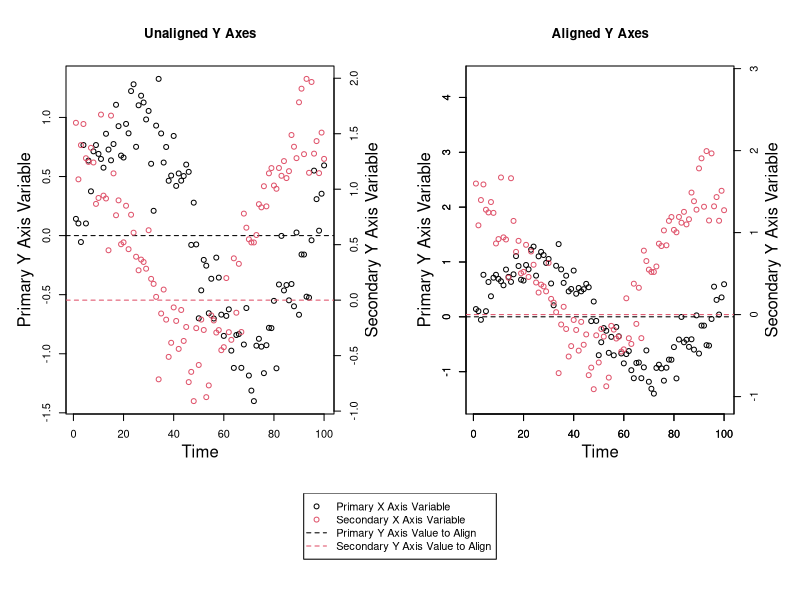
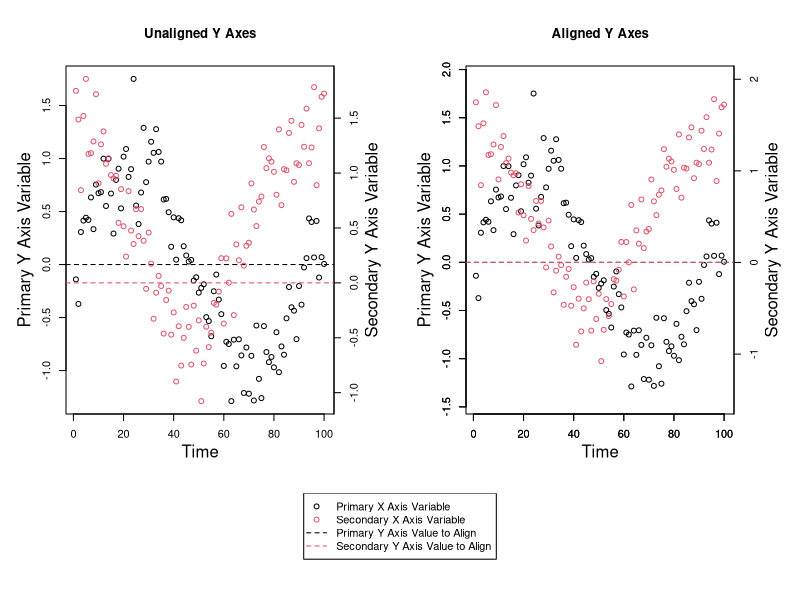
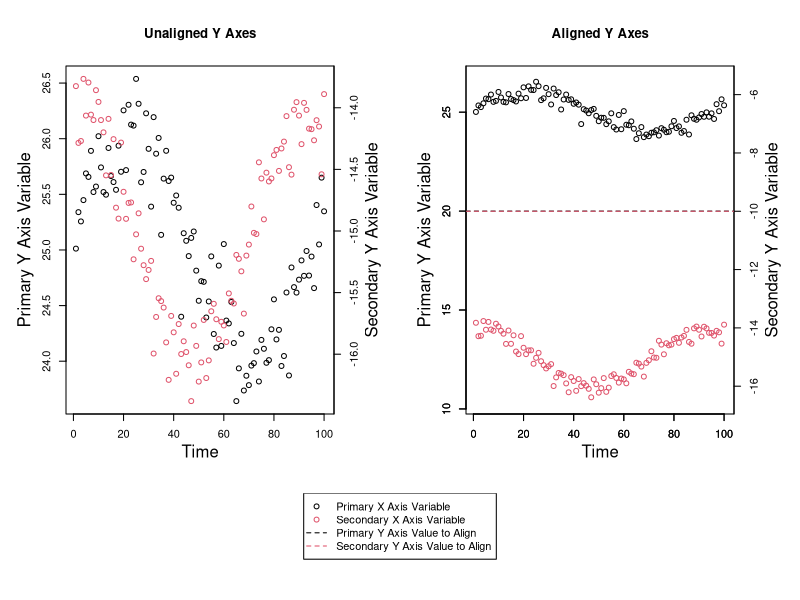

R code for these plots, in order:

# A Function for Aligning Values on Primary and Secondary
# Y Axes on Plots in R

# By David Moore


# You might want to align a value (such as 0) on both the
# primary and secondary y axes. Aligning values can't
# typically be done by default. You could manually
# define axis limits for both axes to align a value, but
# if you manually choose values for these limits, you
# might end up with more space on the top or the bottom
# of the graph than is desireable, or you may not be able
# to line up the values across both axes perfectly.

# Here is a function for determining how to optimally
# align a value on both the primary and the secondary y
# axes such that there isn't unnecessary additional space
# on the top or the bottom of any graph and such that the
# two values will perfectly align across both y axes. This
# function returns the new axis limits for both the
# primary and the secondary y axes that make the two values
# you wish to align across both y axes line up perfectly.

# More often than not, you'll probably want to line up the
# value of 0 across both y axes, and you may want to
# preserve the primary y axis scale and rescale the
# secondary y axis. This function is flexible and allows
# you to align the axes at any value (you can even choose
# different values for both axes) and it allows you to
# select which axis scale you wish to preserve (you could
# also choose to preserve neither the primary or the
# secondary y axis scales and have the algorithm choose the
# optimal solution).

# To align both axes at particular values, a ratio must be
# calculated for each axis. This ratio is the ratio of the
# distance of the value to align to the minimum value of a
# particular variable to the distance of the maximum value
# to the minimum value of this same variable. This ratio is
# calculated for both axes. Ratios can be greater than 1 or
# less than 0 if the value you wish to align is not within
# the range of that variable.

# This function takes 6 arguments. The first two are
# required, and either
# 'Ratio_of_Value_to_Align_to_Y_Axis_Range' or
# 'Axis_Scale_to_Preserve' must be provided as well.

# 'Primary_Y_Axis_Variable' is a numeric vector - it's the
# variable you wish to appear on the primary y axis.

# 'Secondary_Y_Axis_Variable' is a numeric vector - it's
# the variable you wish to appear on the secondary y axis.

# 'Data_Frame' is an optional argument you can provide if
# both the 'Primary_Y_Axis_Variable' and
# 'Secondary_Y_Axis_Variable' arguments come from the
# same data frame and you only want to type the data
# frame name once.

# 'Primary_Y_Axis_Value_to_Align = 0' is the value you
# wish to align on the primary y axis. The default value
# for this argument is 0.

# 'Secondary_Y_Axis_Value_to_Align = 0' is the value you
# wish to align on the secondary y axis. The default value
# for this argument is 0.

# 'Ratio_of_Value_to_Align_to_Y_Axis_Range' sets where on
# the y axis the value to align is. For example, the
# values to align may both be 0, and if the
# 'Ratio_of_Value_to_Align_to_Y_Axis_Range' is 0.5, the
# value to align (0) will be exactly halfway up the y axis.
# If the 'Ratio_of_Value_to_Align_to_Y_Axis_Range' is 0.25,
# the values to align will both be a quarter of the way up
# both y axes from the bottom of the plot. If this argument
# is a number between 0 and 1, the value to align will be
# visible in the plotting region; if this argument is
# greater than 1 or less than 0, the value to align will
# not appear in the plotting region, but it will still be
# aligned on both y axes. This argument is required only if
# the 'Axis_Scale_to_Preserve' argument is not provided.

# 'Axis_Scale_to_Preserve = "Neither"' tells the function
# if the scale of one of the y axes should be preserved
# and not rescaled at all. The three possibilities for this
# argument are 'Primary', 'Secondary', and 'Neither', with
# the latter being the default. This argument could be used
# if one of the y axes is much more important than the
# other. For example, if you wish to plot the primary y
# axis variable such that it takes up the entire plotting
# region and is not rescaled by this function, you would
# set this argument to 'Primary', and all of the rescaling
# would occur on the secondary y axis. If the
# 'Ratio_of_Value_to_Align_to_Y_Axis_Range' argument is
# not specified, this argument is required. It should be
# noted that there are cases where it would be impossible
# to preserve one of the y axis scales - for example, if
# one y axis variable had a maximum value of 10 and a value
# to align of 15, and the other y axis variable had a
# minimum value of 20 and a value to align of 15, there
# be no possible way to plot all of the points while
# aligning both y axes at the value 15.

# 'Axis_Buffer = 10' is the minimum total percent of blank
# space you wish to leave around the top and the bottom of
# the graph (half of this space will appear on the top and
# half will appear on the bottom). Ten percent is the
# default. It is the minimum total percent of blank space
# around the top and the bottom because if rescaling is
# necessary to align the values across both y axes, it
# follows that more than 10 % of blank space will
# necessarily exist on at least one end of one of the y
# axes. To minimize blank space, you could preserve the
# scale of one of the y axes by setting the
# 'Axis_Scale_to_Preserve' argument to either 'Primary'
# or 'Secondary'.

Axis_Limits_for_Primary_and_Secondary_Y_Axes_Aligned_by_a_Value_Function <- function (Primary_Y_Axis_Variable, Secondary_Y_Axis_Variable, Data_Frame, Primary_Y_Axis_Value_to_Align = 0, Secondary_Y_Axis_Value_to_Align = 0, Ratio_of_Value_to_Align_to_Y_Axis_Range = NULL, Axis_Scale_to_Preserve = "Neither", Axis_Buffer = 10) {
  if (!missing(Data_Frame)) {
    Primary_Y_Axis_Variable <- as.numeric(Data_Frame[[deparse(substitute(Primary_Y_Axis_Variable))]])
    Secondary_Y_Axis_Variable <- as.numeric(Data_Frame[[deparse(substitute(Secondary_Y_Axis_Variable))]])
  } else if (missing(Data_Frame)) {
    Primary_Y_Axis_Variable <- as.numeric(Primary_Y_Axis_Variable)
    Secondary_Y_Axis_Variable <- as.numeric(Secondary_Y_Axis_Variable)
  }
  if (!is.numeric(Primary_Y_Axis_Variable)) {
    stop("'Primary_Y_Axis_Variable' argument must be either of class integer or of class numeric")
  }
  if (!is.numeric(Secondary_Y_Axis_Variable)) {
    stop("'Secondary_Y_Axis_Variable' argument must be either of class integer or of class numeric")
  }
  if (!is.null(Ratio_of_Value_to_Align_to_Y_Axis_Range)) {
    if (!is.numeric(Ratio_of_Value_to_Align_to_Y_Axis_Range)) {
      stop("'Ratio_of_Value_to_Align_to_Y_Axis_Range' argument must be either of class integer or of class numeric")
    }
  }
  if (!is.numeric(Primary_Y_Axis_Value_to_Align)) {
    stop("'Primary_Y_Axis_Value_to_Align' argument must be either of class integer or of class numeric")
  }
  if (!is.numeric(Secondary_Y_Axis_Value_to_Align)) {
    stop("'Secondary_Y_Axis_Value_to_Align' argument must be either of class integer or of class numeric")
  }
  if (!is.numeric(Axis_Buffer)) {
    stop("'Axis_Buffer' argument must be either of class integer or of class numeric")
  }
  if (!is.null(Ratio_of_Value_to_Align_to_Y_Axis_Range)) {
    if (Ratio_of_Value_to_Align_to_Y_Axis_Range <= 0 | Ratio_of_Value_to_Align_to_Y_Axis_Range >= 1) {
      warning ("If the 'Ratio_of_Value_to_Align_to_Y_Axis_Range' argument is not a number between 0 and 1, the values to align will be outside of the plotting region and you risk not having all the data points inside the plotting region")
    }
  }
  if (length(Primary_Y_Axis_Variable) != length(Secondary_Y_Axis_Variable)) {
    stop ("'Primary_Y_Axis_Variable' and 'Secondary_Y_Axis_Variable' arguments must be the same length")
  }
  Values_to_Align <- data.frame(Primary_Y_Axis_Value_to_Align, Secondary_Y_Axis_Value_to_Align)
  Axis_Buffer <- 1 + Axis_Buffer / 100
  Minimum_Primary_Y_Axis_Variable_Value <- min(Primary_Y_Axis_Variable[is.finite(Primary_Y_Axis_Variable)])
  Maximum_Primary_Y_Axis_Variable_Value <- max(Primary_Y_Axis_Variable[is.finite(Primary_Y_Axis_Variable)])
  Minimum_Secondary_Y_Axis_Variable_Value <- min(Secondary_Y_Axis_Variable[is.finite(Secondary_Y_Axis_Variable)])
  Maximum_Secondary_Y_Axis_Variable_Value <- max(Secondary_Y_Axis_Variable[is.finite(Secondary_Y_Axis_Variable)])
  Primary_Y_Axis_Buffer <- ((Maximum_Primary_Y_Axis_Variable_Value - Minimum_Primary_Y_Axis_Variable_Value) * Axis_Buffer - (Maximum_Primary_Y_Axis_Variable_Value - Minimum_Primary_Y_Axis_Variable_Value)) / 2
  Secondary_Y_Axis_Buffer <- ((Maximum_Secondary_Y_Axis_Variable_Value - Minimum_Secondary_Y_Axis_Variable_Value) * Axis_Buffer - (Maximum_Secondary_Y_Axis_Variable_Value - Minimum_Secondary_Y_Axis_Variable_Value)) / 2
  Ratio_of_Value_to_Align_to_Primary_Y_Axis_Range <- (Primary_Y_Axis_Value_to_Align - Minimum_Primary_Y_Axis_Variable_Value) / (Maximum_Primary_Y_Axis_Variable_Value - Minimum_Primary_Y_Axis_Variable_Value)
  Ratio_of_Value_to_Align_to_Secondary_Y_Axis_Range <- (Secondary_Y_Axis_Value_to_Align - Minimum_Secondary_Y_Axis_Variable_Value) / (Maximum_Secondary_Y_Axis_Variable_Value - Minimum_Secondary_Y_Axis_Variable_Value)
  if (!is.null(Ratio_of_Value_to_Align_to_Y_Axis_Range)) {
    if (Axis_Scale_to_Preserve == "Primary" & Ratio_of_Value_to_Align_to_Primary_Y_Axis_Range != Ratio_of_Value_to_Align_to_Y_Axis_Range) {
      stop ("You cannot preserve the primary y axis scale and set the ratio of the value to align to the y axis range to something other than what it is for the primary y axis")
    }
    if (Axis_Scale_to_Preserve == "Secondary" & Ratio_of_Value_to_Align_to_Secondary_Y_Axis_Range != Ratio_of_Value_to_Align_to_Y_Axis_Range) {
      stop ("You cannot preserve the secondary y axis scale and set the ratio of the value to align to the y axis range to something other than what it is for the secondary y axis")
    }
  }
  if (Axis_Scale_to_Preserve == "Primary" & ((Ratio_of_Value_to_Align_to_Primary_Y_Axis_Range < 0 & (Ratio_of_Value_to_Align_to_Secondary_Y_Axis_Range < 1 & Ratio_of_Value_to_Align_to_Secondary_Y_Axis_Range > 0)) | (Ratio_of_Value_to_Align_to_Primary_Y_Axis_Range > 1 & (Ratio_of_Value_to_Align_to_Secondary_Y_Axis_Range < 1 & Ratio_of_Value_to_Align_to_Secondary_Y_Axis_Range > 0)) | (Ratio_of_Value_to_Align_to_Primary_Y_Axis_Range < 0 & Ratio_of_Value_to_Align_to_Secondary_Y_Axis_Range > 1) | (Ratio_of_Value_to_Align_to_Primary_Y_Axis_Range > 1 & Ratio_of_Value_to_Align_to_Secondary_Y_Axis_Range < 0))) {
    warning ("If you try to preserve the primary axis scale while using these values to align, at least one data point will be outside of the plotting region")
  }
  if (Axis_Scale_to_Preserve == "Secondary" & ((Ratio_of_Value_to_Align_to_Secondary_Y_Axis_Range < 0 & (Ratio_of_Value_to_Align_to_Primary_Y_Axis_Range < 1 & Ratio_of_Value_to_Align_to_Primary_Y_Axis_Range > 0)) | (Ratio_of_Value_to_Align_to_Secondary_Y_Axis_Range > 1 & (Ratio_of_Value_to_Align_to_Primary_Y_Axis_Range < 1 & Ratio_of_Value_to_Align_to_Primary_Y_Axis_Range > 0)) | (Ratio_of_Value_to_Align_to_Secondary_Y_Axis_Range < 0 & Ratio_of_Value_to_Align_to_Primary_Y_Axis_Range > 1) | (Ratio_of_Value_to_Align_to_Secondary_Y_Axis_Range > 1 & Ratio_of_Value_to_Align_to_Primary_Y_Axis_Range < 0))) {
    warning ("If you try to preserve the secondary axis scale while using these values to align, at least one data point will be outside of the plotting region")
  }
  if (Axis_Scale_to_Preserve == "Primary") {
    Primary_Y_Axis_Range <- c(Minimum_Primary_Y_Axis_Variable_Value - Primary_Y_Axis_Buffer, Maximum_Primary_Y_Axis_Variable_Value + Primary_Y_Axis_Buffer)
    Secondary_Y_Axis_Range <- if (Ratio_of_Value_to_Align_to_Primary_Y_Axis_Range > Ratio_of_Value_to_Align_to_Secondary_Y_Axis_Range) {
      c(((Ratio_of_Value_to_Align_to_Primary_Y_Axis_Range * Maximum_Secondary_Y_Axis_Variable_Value - Secondary_Y_Axis_Value_to_Align) / (Ratio_of_Value_to_Align_to_Primary_Y_Axis_Range - 1) - Secondary_Y_Axis_Buffer), Maximum_Secondary_Y_Axis_Variable_Value + Secondary_Y_Axis_Buffer)
    } else if (Ratio_of_Value_to_Align_to_Secondary_Y_Axis_Range > Ratio_of_Value_to_Align_to_Primary_Y_Axis_Range) {
      c(Minimum_Secondary_Y_Axis_Variable_Value - Secondary_Y_Axis_Buffer, ((Secondary_Y_Axis_Value_to_Align - Minimum_Secondary_Y_Axis_Variable_Value + Ratio_of_Value_to_Align_to_Primary_Y_Axis_Range * Minimum_Secondary_Y_Axis_Variable_Value) / Ratio_of_Value_to_Align_to_Primary_Y_Axis_Range) + Secondary_Y_Axis_Buffer)
    } else if (Ratio_of_Value_to_Align_to_Primary_Y_Axis_Range == Ratio_of_Value_to_Align_to_Secondary_Y_Axis_Range) {
      c(Minimum_Secondary_Y_Axis_Variable_Value - Secondary_Y_Axis_Buffer, Maximum_Secondary_Y_Axis_Variable_Value + Secondary_Y_Axis_Buffer)
    }
  } else if (Axis_Scale_to_Preserve == "Secondary") {
    Primary_Y_Axis_Range <- if (Ratio_of_Value_to_Align_to_Secondary_Y_Axis_Range > Ratio_of_Value_to_Align_to_Primary_Y_Axis_Range) {
      c(((Ratio_of_Value_to_Align_to_Secondary_Y_Axis_Range * Maximum_Primary_Y_Axis_Variable_Value - Primary_Y_Axis_Value_to_Align) / (Ratio_of_Value_to_Align_to_Secondary_Y_Axis_Range - 1)) - Primary_Y_Axis_Buffer, Maximum_Primary_Y_Axis_Variable_Value + Primary_Y_Axis_Buffer)
    } else if (Ratio_of_Value_to_Align_to_Primary_Y_Axis_Range > Ratio_of_Value_to_Align_to_Secondary_Y_Axis_Range) {
      c(Minimum_Primary_Y_Axis_Variable_Value - Primary_Y_Axis_Buffer, ((Primary_Y_Axis_Value_to_Align - Minimum_Primary_Y_Axis_Variable_Value + Ratio_of_Value_to_Align_to_Secondary_Y_Axis_Range * Minimum_Primary_Y_Axis_Variable_Value) / Ratio_of_Value_to_Align_to_Secondary_Y_Axis_Range) + Primary_Y_Axis_Buffer)
    } else if (Ratio_of_Value_to_Align_to_Primary_Y_Axis_Range == Ratio_of_Value_to_Align_to_Secondary_Y_Axis_Range) {
      c(Minimum_Primary_Y_Axis_Variable_Value - Primary_Y_Axis_Buffer, Maximum_Primary_Y_Axis_Variable_Value + Primary_Y_Axis_Buffer)
    }
    Secondary_Y_Axis_Range <- c(Minimum_Secondary_Y_Axis_Variable_Value - Secondary_Y_Axis_Buffer, Maximum_Secondary_Y_Axis_Variable_Value + Secondary_Y_Axis_Buffer)
  } else if (Axis_Scale_to_Preserve == "Neither") {
    if (is.null(Ratio_of_Value_to_Align_to_Y_Axis_Range)) {
      if (mean(c(Ratio_of_Value_to_Align_to_Primary_Y_Axis_Range, Ratio_of_Value_to_Align_to_Secondary_Y_Axis_Range)) > 0 & mean(c(Ratio_of_Value_to_Align_to_Primary_Y_Axis_Range, Ratio_of_Value_to_Align_to_Secondary_Y_Axis_Range)) < 1) {
        Ratio_of_Value_to_Align_to_Y_Axis_Range <- mean(c(Ratio_of_Value_to_Align_to_Primary_Y_Axis_Range, Ratio_of_Value_to_Align_to_Secondary_Y_Axis_Range))
      } else if (mean(c(Ratio_of_Value_to_Align_to_Primary_Y_Axis_Range, Ratio_of_Value_to_Align_to_Secondary_Y_Axis_Range)) <= 0 & mean(c(Ratio_of_Value_to_Align_to_Primary_Y_Axis_Range, Ratio_of_Value_to_Align_to_Secondary_Y_Axis_Range)) >= 1) {
        stop ("Please supply a value for the 'Ratio_of_Value_to_Align_to_Y_Axis_Range' argument between 0 and 1 or specify which axis scale to preserve")
      }
    }
    if (!is.null(Ratio_of_Value_to_Align_to_Y_Axis_Range)) {
      Primary_Y_Axis_Range <- if (Ratio_of_Value_to_Align_to_Y_Axis_Range > Ratio_of_Value_to_Align_to_Primary_Y_Axis_Range) {
        c(((Ratio_of_Value_to_Align_to_Y_Axis_Range * Maximum_Primary_Y_Axis_Variable_Value - Primary_Y_Axis_Value_to_Align) / (Ratio_of_Value_to_Align_to_Y_Axis_Range - 1)) - Primary_Y_Axis_Buffer, Maximum_Primary_Y_Axis_Variable_Value + Primary_Y_Axis_Buffer)
      } else if (Ratio_of_Value_to_Align_to_Primary_Y_Axis_Range > Ratio_of_Value_to_Align_to_Y_Axis_Range) {
        c(Minimum_Primary_Y_Axis_Variable_Value - Primary_Y_Axis_Buffer, ((Primary_Y_Axis_Value_to_Align - Minimum_Primary_Y_Axis_Variable_Value + Ratio_of_Value_to_Align_to_Y_Axis_Range * Minimum_Primary_Y_Axis_Variable_Value) / Ratio_of_Value_to_Align_to_Y_Axis_Range) + Primary_Y_Axis_Buffer)
      } else if (Ratio_of_Value_to_Align_to_Primary_Y_Axis_Range == Ratio_of_Value_to_Align_to_Y_Axis_Range) {
        c(Minimum_Primary_Y_Axis_Variable_Value - Primary_Y_Axis_Buffer, Maximum_Primary_Y_Axis_Variable_Value + Primary_Y_Axis_Buffer)
      }
      Secondary_Y_Axis_Range <- if (Ratio_of_Value_to_Align_to_Y_Axis_Range > Ratio_of_Value_to_Align_to_Secondary_Y_Axis_Range) {
        c(((Ratio_of_Value_to_Align_to_Y_Axis_Range * Maximum_Secondary_Y_Axis_Variable_Value - Secondary_Y_Axis_Value_to_Align) / (Ratio_of_Value_to_Align_to_Y_Axis_Range - 1) - Secondary_Y_Axis_Buffer), Maximum_Secondary_Y_Axis_Variable_Value + Secondary_Y_Axis_Buffer)
      } else if (Ratio_of_Value_to_Align_to_Secondary_Y_Axis_Range > Ratio_of_Value_to_Align_to_Y_Axis_Range) {
        c(Minimum_Secondary_Y_Axis_Variable_Value - Secondary_Y_Axis_Buffer, ((Secondary_Y_Axis_Value_to_Align - Minimum_Secondary_Y_Axis_Variable_Value + Ratio_of_Value_to_Align_to_Y_Axis_Range * Minimum_Secondary_Y_Axis_Variable_Value) / Ratio_of_Value_to_Align_to_Y_Axis_Range) + Secondary_Y_Axis_Buffer)
      } else if (Ratio_of_Value_to_Align_to_Y_Axis_Range == Ratio_of_Value_to_Align_to_Secondary_Y_Axis_Range) {
        c(Minimum_Secondary_Y_Axis_Variable_Value - Secondary_Y_Axis_Buffer, Maximum_Secondary_Y_Axis_Variable_Value + Secondary_Y_Axis_Buffer)
      }
    }
  }
  return (list(Primary_Y_Axis_Range = Primary_Y_Axis_Range, Secondary_Y_Axis_Range = Secondary_Y_Axis_Range, Values_to_Align = Values_to_Align))
}


# Let's use this function on some made-up data.

# First, generate some made-up data.

Practice_Data <- data.frame(Time = 1:100, Primary_Y_Axis_Variable = sin(1:100 / 15) + rnorm(100, 0, 0.25), Secondary_Y_Axis_Variable = cos(1:100 / 15) + rnorm(100, 0.5, 0.25))

# Next, let's run the function to determine what our y axis
# limits will be.

(New_Axis_Limits <- Axis_Limits_for_Primary_and_Secondary_Y_Axes_Aligned_by_a_Value_Function(Primary_Y_Axis_Variable, Secondary_Y_Axis_Variable, Practice_Data, Ratio_of_Value_to_Align_to_Y_Axis_Range = 0.25))

# Finally, we'll graph the data.

dev.off()
layout(matrix(c(1, 1, 2, 2, 3, 3, 3, 3), byrow = T, nrow = 2), heights = c(0.8, 0.2))
par(mar = c(5, 5, 5, 5))
with(Practice_Data, plot(Time, Primary_Y_Axis_Variable, xlab = "", ylab = ""))
mtext("Time", 1, 2.5)
mtext("Primary Y Axis Variable", 2, 2.5)
title("Unaligned Y Axes")
abline(h = New_Axis_Limits$Values_to_Align$Primary_Y_Axis_Value_to_Align, lty = 2)
par(new = T)
with(Practice_Data, plot(Time, Secondary_Y_Axis_Variable, col = 2, xlab = "", ylab = "", axes = F))
axis(4, pretty(Practice_Data$Secondary_Y_Axis_Variable))
mtext("Secondary Y Axis Variable", 4, 2.5)
abline(h = New_Axis_Limits$Values_to_Align$Secondary_Y_Axis_Value_to_Align, col = 2, lty = 2)
with(Practice_Data, plot(Time, Primary_Y_Axis_Variable, xlab = "", ylab = "", ylim = New_Axis_Limits$Primary_Y_Axis_Range))
axis(1, pretty(Practice_Data$Time))
axis(2, pretty(New_Axis_Limits$Primary_Y_Axis_Range))
mtext("Time", 1, 2.5)
mtext("Primary Y Axis Variable", 2, 2.5)
title("Aligned Y Axes")
abline(h = New_Axis_Limits$Values_to_Align$Primary_Y_Axis_Value_to_Align, lty = 2)
par(new = T)
with(Practice_Data, plot(Time, Secondary_Y_Axis_Variable, col = 2, xlab = "", ylab = "", ylim = New_Axis_Limits$Secondary_Y_Axis_Range, axes = F))
axis(4, pretty(New_Axis_Limits$Secondary_Y_Axis_Range))
mtext("Secondary Y Axis Variable", 4, 2.5)
abline(h = New_Axis_Limits$Values_to_Align$Secondary_Y_Axis_Value_to_Align, col = 2, lty = 2)
par(mar = c(1, 1, 1, 1))
plot(0, type = 'n', axes = F, ylab = "", xlab = "")
legend("top", legend = c("Primary X Axis Variable", "Secondary X Axis Variable", "Primary Y Axis Value to Align", "Secondary Y Axis Value to Align"), pch = c(1, 1, NA, NA), lty = c(NA, NA, 2, 2), col = c(1:2, 1:2))

# Here's another example:

Practice_Data <- data.frame(Time = 1:100, Primary_Y_Axis_Variable = sin(1:100 / 15) + rnorm(100, 0, 0.25), Secondary_Y_Axis_Variable = cos(1:100 / 15) + rnorm(100, 0.5, 0.25))
(New_Axis_Limits <- Axis_Limits_for_Primary_and_Secondary_Y_Axes_Aligned_by_a_Value_Function(Primary_Y_Axis_Variable, Secondary_Y_Axis_Variable, Practice_Data, Axis_Scale_to_Preserve = "Primary"))
dev.off()
layout(matrix(c(1, 1, 2, 2, 3, 3, 3, 3), byrow = T, nrow = 2), heights = c(0.8, 0.2))
par(mar = c(5, 5, 5, 5))
with(Practice_Data, plot(Time, Primary_Y_Axis_Variable, xlab = "", ylab = ""))
mtext("Time", 1, 2.5)
mtext("Primary Y Axis Variable", 2, 2.5)
title("Unaligned Y Axes")
abline(h = New_Axis_Limits$Values_to_Align$Primary_Y_Axis_Value_to_Align, lty = 2)
par(new = T)
with(Practice_Data, plot(Time, Secondary_Y_Axis_Variable, col = 2, xlab = "", ylab = "", axes = F))
axis(4, pretty(Practice_Data$Secondary_Y_Axis_Variable))
mtext("Secondary Y Axis Variable", 4, 2.5)
abline(h = New_Axis_Limits$Values_to_Align$Secondary_Y_Axis_Value_to_Align, col = 2, lty = 2)
with(Practice_Data, plot(Time, Primary_Y_Axis_Variable, xlab = "", ylab = "", ylim = New_Axis_Limits$Primary_Y_Axis_Range))
axis(1, pretty(Practice_Data$Time))
axis(2, pretty(New_Axis_Limits$Primary_Y_Axis_Range))
mtext("Time", 1, 2.5)
mtext("Primary Y Axis Variable", 2, 2.5)
title("Aligned Y Axes")
abline(h = New_Axis_Limits$Values_to_Align$Primary_Y_Axis_Value_to_Align, lty = 2)
par(new = T)
with(Practice_Data, plot(Time, Secondary_Y_Axis_Variable, col = 2, xlab = "", ylab = "", ylim = New_Axis_Limits$Secondary_Y_Axis_Range, axes = F))
axis(4, pretty(New_Axis_Limits$Secondary_Y_Axis_Range))
mtext("Secondary Y Axis Variable", 4, 2.5)
abline(h = New_Axis_Limits$Values_to_Align$Secondary_Y_Axis_Value_to_Align, col = 2, lty = 2)
par(mar = c(1, 1, 1, 1))
plot(0, type = 'n', axes = F, ylab = "", xlab = "")
legend("top", legend = c("Primary X Axis Variable", "Secondary X Axis Variable", "Primary Y Axis Value to Align", "Secondary Y Axis Value to Align"), pch = c(1, 1, NA, NA), lty = c(NA, NA, 2, 2), col = c(1:2, 1:2))

# Here's one more example:

Practice_Data <- data.frame(Time = 1:100, Primary_Y_Axis_Variable = sin(1:100 / 15) + rnorm(100, 25, 0.25), Secondary_Y_Axis_Variable = cos(1:100 / 15) + rnorm(100, -15, 0.25))
(New_Axis_Limits <- Axis_Limits_for_Primary_and_Secondary_Y_Axes_Aligned_by_a_Value_Function(Primary_Y_Axis_Variable, Secondary_Y_Axis_Variable, Practice_Data, Primary_Y_Axis_Value_to_Align = 20, Secondary_Y_Axis_Value_to_Align = -10))
dev.off()
layout(matrix(c(1, 1, 2, 2, 3, 3, 3, 3), byrow = T, nrow = 2), heights = c(0.8, 0.2))
par(mar = c(5, 5, 5, 5))
with(Practice_Data, plot(Time, Primary_Y_Axis_Variable, xlab = "", ylab = ""))
mtext("Time", 1, 2.5)
mtext("Primary Y Axis Variable", 2, 2.5)
title("Unaligned Y Axes")
abline(h = New_Axis_Limits$Values_to_Align$Primary_Y_Axis_Value_to_Align, lty = 2)
par(new = T)
with(Practice_Data, plot(Time, Secondary_Y_Axis_Variable, col = 2, xlab = "", ylab = "", axes = F))
axis(4, pretty(Practice_Data$Secondary_Y_Axis_Variable))
mtext("Secondary Y Axis Variable", 4, 2.5)
abline(h = New_Axis_Limits$Values_to_Align$Secondary_Y_Axis_Value_to_Align, col = 2, lty = 2)
with(Practice_Data, plot(Time, Primary_Y_Axis_Variable, xlab = "", ylab = "", ylim = New_Axis_Limits$Primary_Y_Axis_Range))
axis(1, pretty(Practice_Data$Time))
axis(2, pretty(New_Axis_Limits$Primary_Y_Axis_Range))
mtext("Time", 1, 2.5)
mtext("Primary Y Axis Variable", 2, 2.5)
title("Aligned Y Axes")
abline(h = New_Axis_Limits$Values_to_Align$Primary_Y_Axis_Value_to_Align, lty = 2)
par(new = T)
with(Practice_Data, plot(Time, Secondary_Y_Axis_Variable, col = 2, xlab = "", ylab = "", ylim = New_Axis_Limits$Secondary_Y_Axis_Range, axes = F))
axis(4, pretty(New_Axis_Limits$Secondary_Y_Axis_Range))
mtext("Secondary Y Axis Variable", 4, 2.5)
abline(h = New_Axis_Limits$Values_to_Align$Secondary_Y_Axis_Value_to_Align, col = 2, lty = 2)
par(mar = c(1, 1, 1, 1))
plot(0, type = 'n', axes = F, ylab = "", xlab = "")
legend("top", legend = c("Primary X Axis Variable", "Secondary X Axis Variable", "Primary Y Axis Value to Align", "Secondary Y Axis Value to Align"), pch = c(1, 1, NA, NA), lty = c(NA, NA, 2, 2), col = c(1:2, 1:2))
